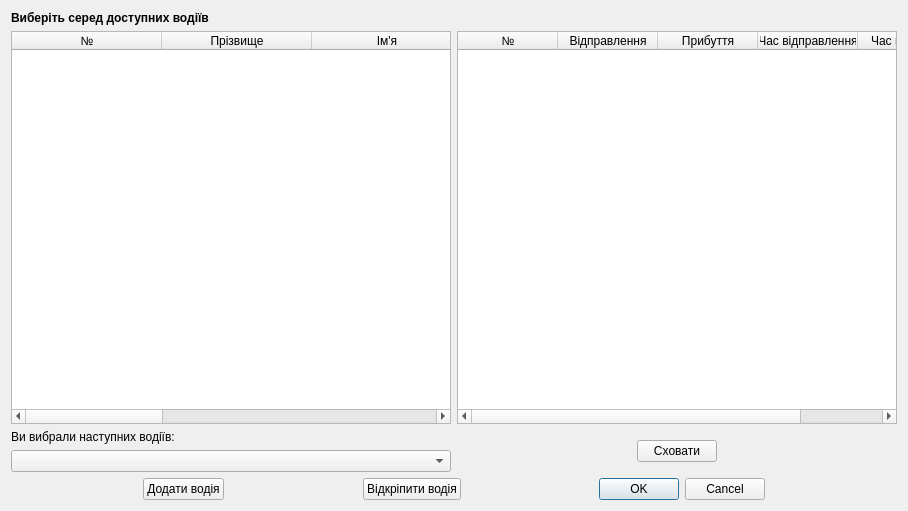
<?xml version="1.0" encoding="UTF-8"?>
<ui version="4.0">
 <class>NewRun_DriversWindow</class>
 <widget class="QDialog" name="NewRun_DriversWindow">
  <property name="windowModality">
   <enum>Qt::ApplicationModal</enum>
  </property>
  <property name="geometry">
   <rect>
    <x>0</x>
    <y>0</y>
    <width>908</width>
    <height>511</height>
   </rect>
  </property>
  <property name="windowTitle">
   <string>Новий рейс : водії</string>
  </property>
  <property name="modal">
   <bool>true</bool>
  </property>
  <layout class="QGridLayout" name="gridLayout">
   <item row="5" column="0" colspan="2">
    <layout class="QHBoxLayout" name="horizontalLayout">
     <item>
      <spacer name="horizontalSpacer">
       <property name="orientation">
        <enum>Qt::Horizontal</enum>
       </property>
       <property name="sizeHint" stdset="0">
        <size>
         <width>40</width>
         <height>20</height>
        </size>
       </property>
      </spacer>
     </item>
     <item>
      <widget class="QPushButton" name="newrun_add_driver_pushButton">
       <property name="text">
        <string>Додати водія</string>
       </property>
      </widget>
     </item>
     <item>
      <spacer name="horizontalSpacer_2">
       <property name="orientation">
        <enum>Qt::Horizontal</enum>
       </property>
       <property name="sizeHint" stdset="0">
        <size>
         <width>40</width>
         <height>20</height>
        </size>
       </property>
      </spacer>
     </item>
     <item>
      <widget class="QPushButton" name="newrun_remove_driver_pushButton">
       <property name="text">
        <string>Відкріпити водія</string>
       </property>
      </widget>
     </item>
     <item>
      <spacer name="horizontalSpacer_4">
       <property name="orientation">
        <enum>Qt::Horizontal</enum>
       </property>
       <property name="sizeHint" stdset="0">
        <size>
         <width>40</width>
         <height>20</height>
        </size>
       </property>
      </spacer>
     </item>
     <item>
      <widget class="QDialogButtonBox" name="newrun_submitdrivers_buttonBox">
       <property name="standardButtons">
        <set>QDialogButtonBox::Cancel|QDialogButtonBox::Ok</set>
       </property>
      </widget>
     </item>
     <item>
      <spacer name="horizontalSpacer_3">
       <property name="orientation">
        <enum>Qt::Horizontal</enum>
       </property>
       <property name="sizeHint" stdset="0">
        <size>
         <width>40</width>
         <height>20</height>
        </size>
       </property>
      </spacer>
     </item>
    </layout>
   </item>
   <item row="0" column="0">
    <widget class="QLabel" name="newrun_driverswindow_title_lb">
     <property name="font">
      <font>
       <weight>75</weight>
       <bold>true</bold>
      </font>
     </property>
     <property name="text">
      <string>Виберіть серед доступних водіїв</string>
     </property>
    </widget>
   </item>
   <item row="3" column="0">
    <widget class="QLabel" name="newrun_selected_drivers_lb">
     <property name="text">
      <string>Ви вибрали наступних водіїв:</string>
     </property>
    </widget>
   </item>
   <item row="4" column="0">
    <widget class="QComboBox" name="newrun_selected_drivers_comboBox"/>
   </item>
   <item row="2" column="0">
    <widget class="QTableWidget" name="newrun_Drivers_general_tableWidget">
     <attribute name="horizontalHeaderCascadingSectionResizes">
      <bool>true</bool>
     </attribute>
     <attribute name="horizontalHeaderDefaultSectionSize">
      <number>150</number>
     </attribute>
     <attribute name="horizontalHeaderShowSortIndicator" stdset="0">
      <bool>true</bool>
     </attribute>
     <attribute name="horizontalHeaderStretchLastSection">
      <bool>true</bool>
     </attribute>
     <attribute name="verticalHeaderVisible">
      <bool>false</bool>
     </attribute>
     <column>
      <property name="text">
       <string>№</string>
      </property>
     </column>
     <column>
      <property name="text">
       <string>Прізвище</string>
      </property>
     </column>
     <column>
      <property name="text">
       <string>Ім'я</string>
      </property>
     </column>
     <column>
      <property name="text">
       <string>Досвід</string>
      </property>
     </column>
     <column>
      <property name="text">
       <string>Останній медогляд</string>
      </property>
     </column>
     <column>
      <property name="text">
       <string>Заробітна плата</string>
      </property>
     </column>
    </widget>
   </item>
   <item row="2" column="1">
    <widget class="QTableWidget" name="newrun_Drivers_runs_registered_tableWidget">
     <attribute name="horizontalHeaderShowSortIndicator" stdset="0">
      <bool>true</bool>
     </attribute>
     <attribute name="horizontalHeaderStretchLastSection">
      <bool>true</bool>
     </attribute>
     <attribute name="verticalHeaderCascadingSectionResizes">
      <bool>true</bool>
     </attribute>
     <column>
      <property name="text">
       <string>№</string>
      </property>
     </column>
     <column>
      <property name="text">
       <string>Відправлення</string>
      </property>
     </column>
     <column>
      <property name="text">
       <string>Прибуття</string>
      </property>
     </column>
     <column>
      <property name="text">
       <string>Час відправлення</string>
      </property>
     </column>
     <column>
      <property name="text">
       <string>Час прибуття</string>
      </property>
     </column>
    </widget>
   </item>
   <item row="3" column="1" rowspan="2" alignment="Qt::AlignHCenter">
    <widget class="QPushButton" name="newrun_drivers_runs_registered_hide_pushButton">
     <property name="text">
      <string>Сховати</string>
     </property>
    </widget>
   </item>
  </layout>
 </widget>
 <resources/>
 <connections/>
</ui>
